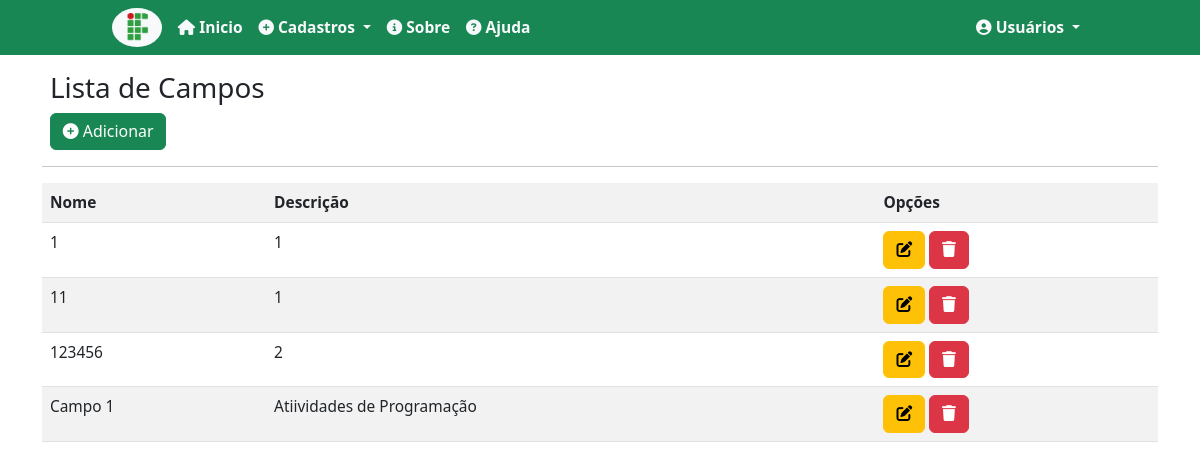
Page /campos/ on the committed database.
### records/models.py (models this page shows, shortened)
class Field(models.Model):
    name = models.CharField(max_length=50, verbose_name='Nome')
    description = models.CharField(max_length=150, verbose_name='Descrição')
    class Meta:
        verbose_name = 'Campo'
        ordering = ['name']

### records/views.py (the view)
# urls.py: path('campos/', FieldList.as_view(), name='list-field'),
class FieldList(ListView):
    model = Field
    template_name = 'records/lists/field.html'

### records/templates/records/lists/field.html (shortened to what this page needs)
{% extends 'pages/base.html' %}
{% load static %}
{% block content %}
    <div class="m-2">
        <h3>Lista de Campos</h3>
        <a class="btn btn-success" href="{% url 'add-field'%}"><i class="fa-solid fa-circle-plus"></i> Adicionar</a>
    </div>
    <hr>
    <div class="table-responsive">
        <table class="table table-striped">
            <th>
                Nome
            </th>
            <th>
                Descrição
            </th>
            <th>
                Opções
            </th>
            {% for field in object_list %}
            <tr>
               <td>
                    {{field.name}}
               </td>
               <td>
                    {{ field.description}}
               </td>
               <td>
                    <a href="{% url 'edit-field' field.pk %}" class="btn btn-warning"> <i class="fa-solid fa-pen-to-square"></i></a>
                    <a href="{% url 'delete-field' field.pk %}" class="btn btn-danger"> <i class="fa-solid fa-trash"></i> </a>
               </td>
            </tr>
            {% empty %}
            <tr>
                <td colspan="3"> Não há nenhum registro até o momento </td>
            </tr>
            {% endfor %}
        </table>
    </div>
{% endblock%}

### static/css/style.css (style rules this page uses)
* { font-size: 0.995em; }
body { background-color: rgb(235, 217, 217); }

### rows in the picture
Field: name "1", description "1"
Field: name "11", description "1"
Field: name "123456", description "2"
Field: name "Campo 1", description "Atiividades de Programação"
